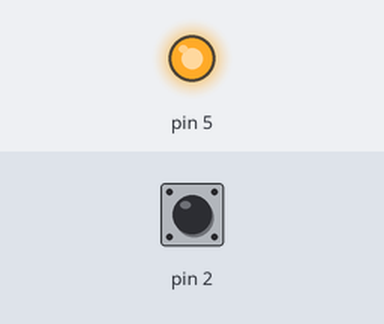
Simulated run of this sketch. Board: Arduino Uno, built with avr-gcc and run on an emulated ATmega328P. Parts: output pins drawn as LEDs (lit = HIGH). The test bench sets the inputs (shaded band); at power-on: pin 2 HIGH. What the sketch prints to the serial monitor is not drawn.

Above: at 1.2 s.
1.3 s: pin 2 pulled LOW for 0.15 s
At 1.8 s:
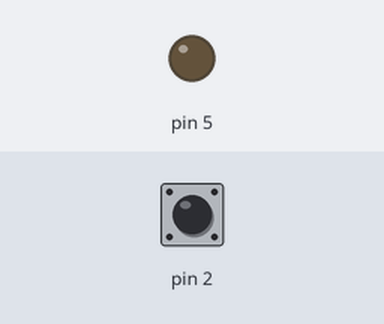
2.9 s: pin 2 pulled LOW for 1 s
At 4.2 s:
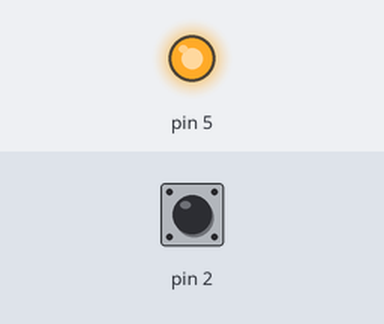
5.4 s: pin 2 pulled LOW for 3.2 s
At 9.0 s:
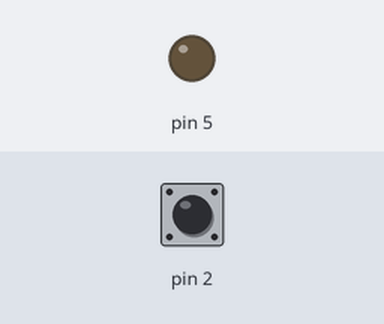
Timing chart, 0 to 10.5 s (numbered marks = the images above; inputs shaded):
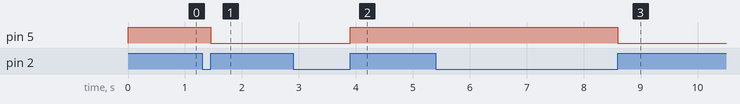

Measured:
- after the input at 1.3 s, pin 5: HIGH → LOW after 0.15 s
- after the input at 2.9 s, pin 5: LOW → HIGH after 1.0 s
- after the input at 5.4 s, pin 5: HIGH → LOW after 3.2 s

The sketch:

03.3_kytkimet_ja_tilan_vaihto.ino
```cpp
int buttonState = 0;
int lastButtonState = 0;
int ledState = 0;
int counter = 0;

void setup() {
  pinMode(2, INPUT_PULLUP);
  pinMode(5, OUTPUT);
  Serial.begin(9600);
}

void loop() {
  Serial.println(counter);
  buttonState = digitalRead(2);
  // Alla kokeillaan, onko napin tila vaihtunut loop-kierroksien välillä JA onko tila nyt HIGH
  if (buttonState != lastButtonState){
    if(buttonState == HIGH){
      // Mikäli ehto täyttyy, vaihdetaan ledin tilaa ja lisätään muuttujaan counter arvo 1.
      // counter-kokonaislukumuuttujan funktio on esimerkissä ainoastaan havainnollistaa kytkimen toimintaa.
      ledState = !ledState;
      counter = counter + 1;
   }
  }
  lastButtonState = buttonState;
  digitalWrite(5, ledState);
}
```
